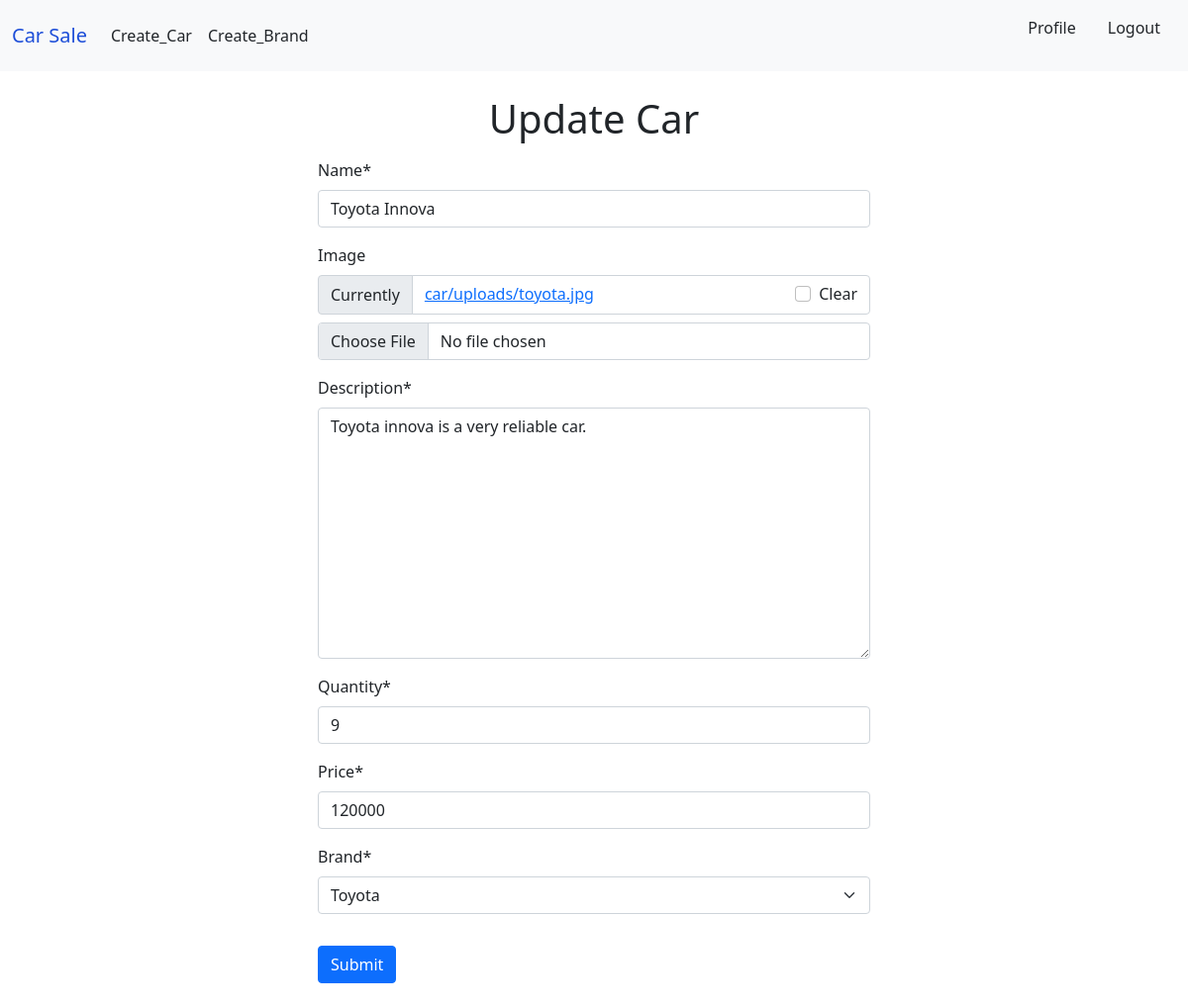
Screenshot of /car/edit/2/ (signed in) with the database file from the repository.
### car/models.py (models this page shows, shortened)
class Car(models.Model):
    name = models.CharField(max_length=200)
    image = models.ImageField(upload_to='car/uploads', blank=True)
    description = models.TextField()
    quantity = models.IntegerField()
    price = models.IntegerField()
    brand = models.ForeignKey(Brand, on_delete=models.CASCADE, related_name='cars')
    purchased_by = models.ManyToManyField(User, related_name='purchased_cars', blank=True)

### brand/models.py (models this page shows, shortened)
class Brand(models.Model):
    name = models.CharField(max_length=100)
    slug = models.SlugField(max_length=100, unique=True)
    def __str__(self):
        return self.name

### car/views.py (the view)
# urls.py: path('edit/<int:id>/', views.EditCarView.as_view(), name='edit_car'),
class EditCarView(LoginRequiredMixin, UpdateView):
    model = Car
    form_class = CarForm
    template_name = 'update_car.html'
    pk_url_kwarg = 'id'
    success_url = reverse_lazy('profile')

### car/forms.py
class CarForm(forms.ModelForm):
    class Meta:
        model = Car
        fields = '__all__'
        exclude = ['purchased_by']

### car/templates/update_car.html (shortened to what this page needs)
{% extends "base.html" %}
{% load crispy_forms_tags %}
{% block content %}
<h1 class="text-center mb-3">Update Car</h1>
<form action="" method="post" class="w-50 mx-auto">
    {{ form|crispy }}
    <button class="btn btn-primary mt-3">Submit</button>
</form>
{% endblock content %}

### rows the page displays
Car: name "Toyota Innova", description "Toyota innova is a very reliable car.", quantity "9", price "120000", brand "Toyota"
